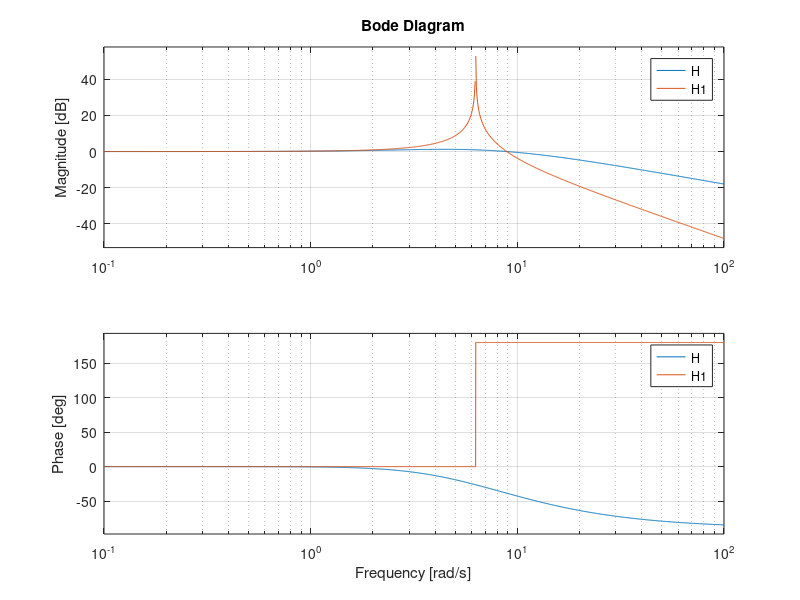
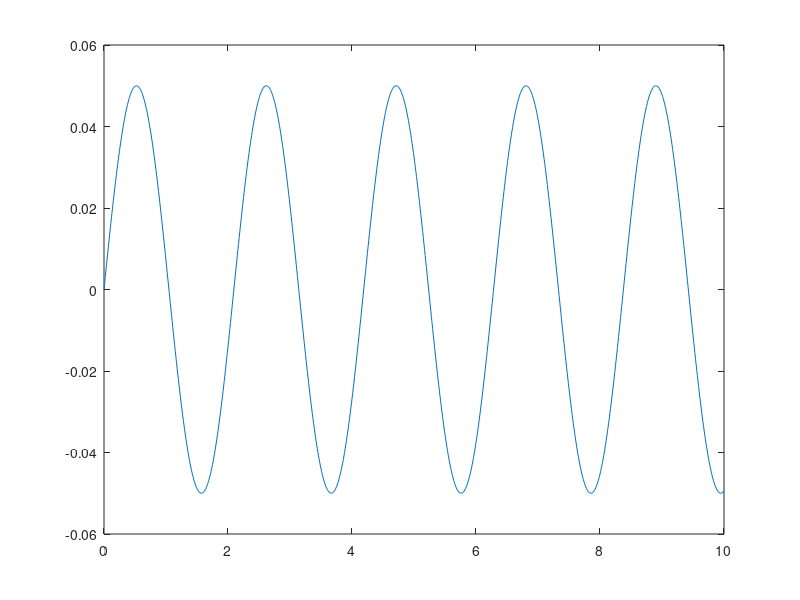
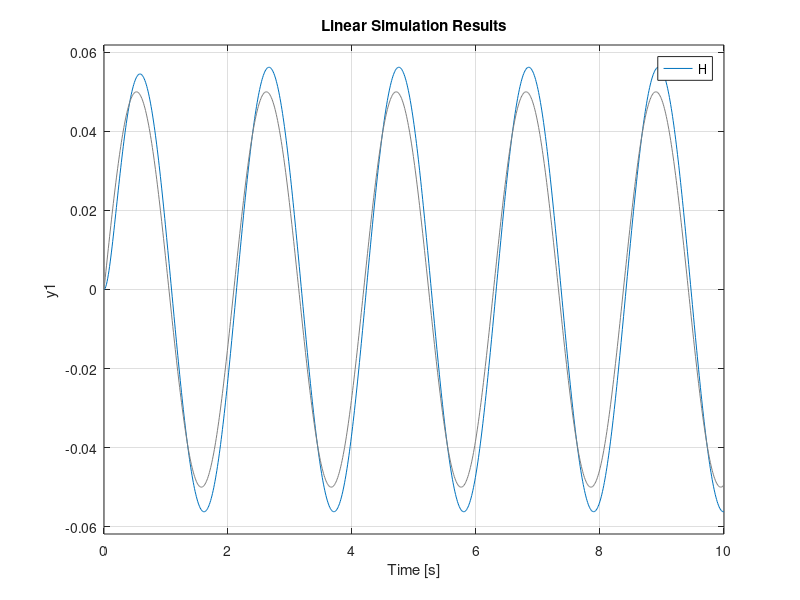
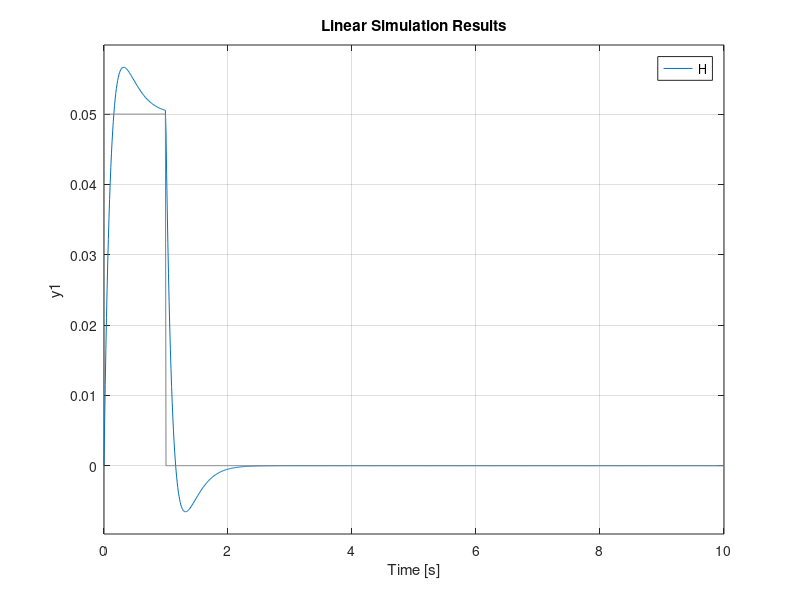

The MATLAB source for these figures, in order:
%%TASK 1.1
m_p = 0.16; %kg
k_p = 6.32; %N/m
c_p = 2*sqrt(k_p*m_p); %Ns/m, 0.4 originally
c_p1 = 0;

w_n = sqrt(k_p/m_p);
zeta = c_p/2*sqrt(k_p*m_p)
zeta1 = c_p1/2*sqrt(k_p*m_p);
%%TASK 1.3
H = tf([0,2*zeta*w_n,w_n^2],[1,2*zeta*w_n,w_n^2]);
H1 = tf([0,2*zeta1*w_n,w_n^2],[1,2*zeta1*w_n,w_n^2]);
% fr= 0:0.01:100;
% [mag,phase,wout] = bode(H1,fr);
bode(H,H1);


%% task 1.3

t = 0:0.01:10;
excitation_sin = 0.05*sin(3*t);

figure()
plot(t,excitation_sin)

figure()
lsim(H,excitation_sin,t) % sine excitation

stepinput = 0.05*ones([1 length(t)]);
for i = 101:length(t)
   stepinput(i) = 0; 
end

figure()
lsim(H,stepinput,t) % impulse excitation


% w = 0:25;
% PSD = (4.028e-7)./((2.88e-4)+(0.68*w.^2)+w.^4);
% Hfreqdomain = freqresp(H,w);
% H = abs(Hfreqdomain(:));
% PSD = H.^2.*PSD;
% 
% semilogy(w,PSD)


%[timeseries, time] = TimeseriesFromPSD(PSD, 10, 10);
%plot(time,timeseries)

% figure()
%lsim(H,PSD,..)

% clear zeta
% 
% c_p = 5;
% zeta= c_p/2*sqrt(k_p*m_p);
